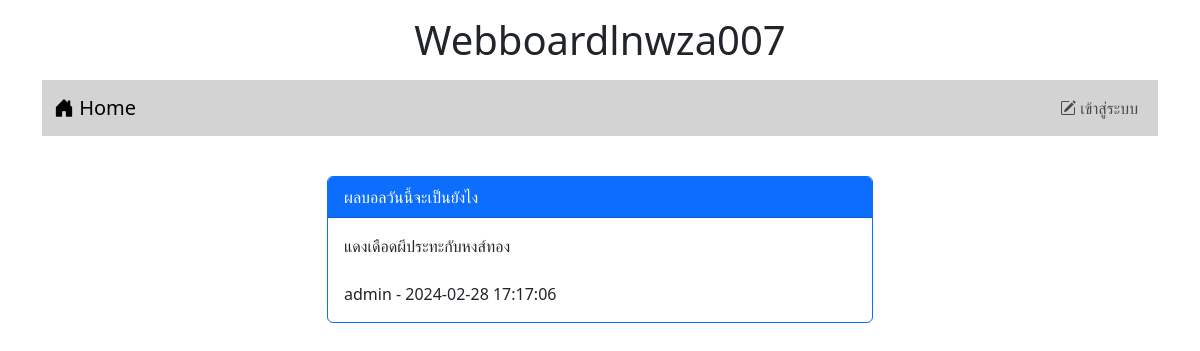
The page /post.php?id=2 on the database as committed earlier.
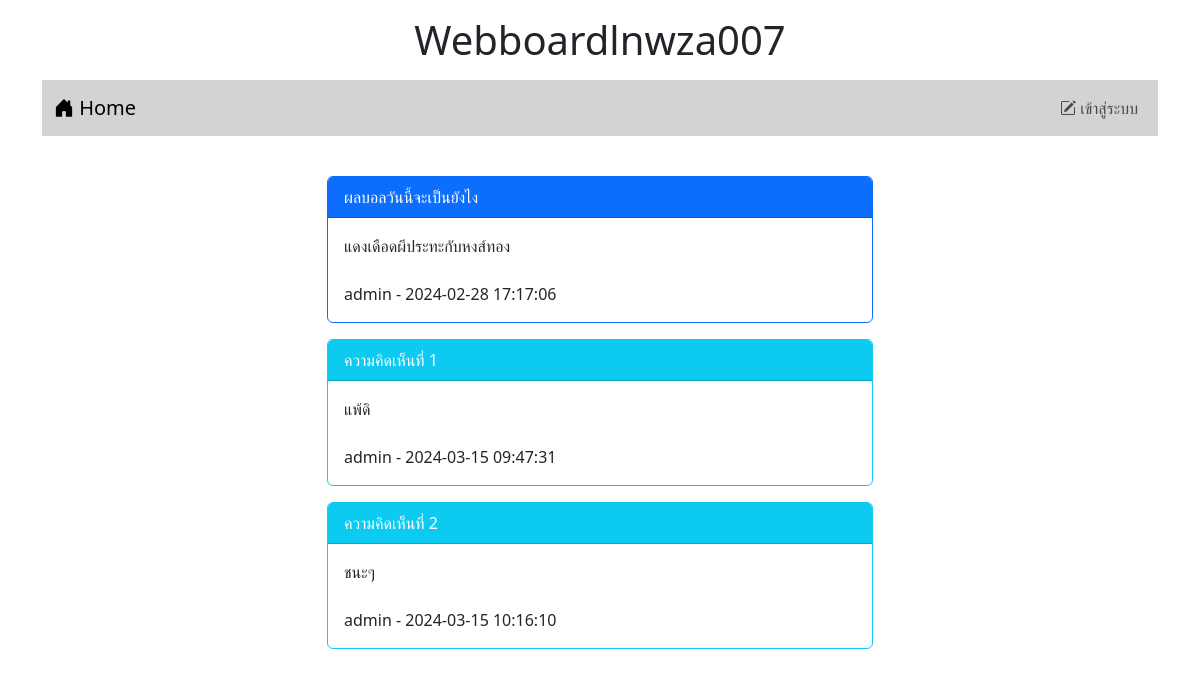
The same page on the database as committed later.
### tables this page shows
CREATE TABLE `post` (
  `id` int(11) NOT NULL,
  `title` varchar(128) NOT NULL,
  `content` varchar(2048) NOT NULL,
  `post_date` datetime NOT NULL,
  `cat_id` int(11) NOT NULL,
  `user_id` int(11) NOT NULL
);

CREATE TABLE `user` (
  `id` int(11) NOT NULL,
  `login` varchar(32) NOT NULL,
  `password` varchar(64) NOT NULL,
  `name` varchar(64) NOT NULL,
  `gender` char(1) NOT NULL,
  `email` varchar(32) NOT NULL,
  `role` char(1) NOT NULL
);

CREATE TABLE `comment` (
  `id` int(11) NOT NULL,
  `content` varchar(20148) NOT NULL,
  `post_date` datetime NOT NULL,
  `user_id` int(11) NOT NULL,
  `post_id` int(11) NOT NULL
);

### post.php (the view, shortened to what this page needs)
<!DOCTYPE html>
<html lang="en">
<head>
    <link rel="stylesheet" href="bootstrap-5.3.2-dist/css/bootstrap.min.css">
    <link rel="stylesheet" href="https://cdn.jsdelivr.net/npm/bootstrap-icons@1.11.3/font/bootstrap-icons.min.css">
</head>
<body>
<div class="container-lg">
    <h1 style="text-align: center;" class="m-3">Webboardlnwza007</h1>
    <?php include "nav.php" ?>
        <div class="row mt-4">
            <div class="col-lg-3 col-md-2 col-sm-1"></div>
            <div class="col-lg-6 col-md-8 col-sm-10">
             <?php
                $conn=new PDO("mysql:host=localhost;dbname=webboard;charset=utf8","root","");
                $sql="select post.title,post.content,post.post_date,user.login
                from post inner join user on
                (post.user_id=user.id) where post.id=$_GET[id]";
                $result=$conn->query($sql);
                while($row=$result->fetch()){
                echo"<div class='card border-primary mt-3'>";
                echo"<div class='card-header bg-primary text-white'>$row[0]</div>";
                echo"<div class='card-body'>$row[1] <br><br> $row[3] - $row[2]</div>";
                echo"</div>";
            }
                $sql="select comment.content,comment.post_date,user.login
                from comment inner join user on
                (comment.user_id=user.id) where comment.post_id=$_GET[id]";
                $result=$conn->query($sql);
                $i=1;
                while($row=$result->fetch()){
                echo"<div class='card border-info mt-3'>";
                echo"<div class='card-header bg-info text-white'>ความคิดเห็นที่ $i </div>";
                echo"<div class='card-body'>$row[0]<br><br>$row[2] - $row[1]</div>";
                echo"</div>";
                $i=$i+1;
            }
            ?>
        <br>
        </div>
        <div class="col-lg-3 col-md-2 col-sm-1"></div>
    </div>
</div>
</body>
</html>

### nav.php (shortened to what this page needs)
<nav class="navbar navbar-expand-lg"style="background-color: #d3d3d3;">
  <div class="container-fluid">
    <a class="navbar-brand" href="index.php"><i class="bi bi-house-door-fill"></i> Home</a>
      <ul class="navbar-nav">
        <?php if(!isset($_SESSION["id"])){ ?>
        <li class="nav-item">
          <a class="nav-link" aria-current="page" href="login.php"><i class="bi bi-pencil-square"></i> เข้าสู่ระบบ</a>
        </li>
        <?php } ?>
      </ul>
  </div>
</nav>

Rows that differ between the two databases and show on the page:
added comment: content "แพ้ดิ", user.login "admin", post_date "2024-03-15 09:47:31"
added comment: content "ชนะๆ", user.login "admin", post_date "2024-03-15 10:16:10"
